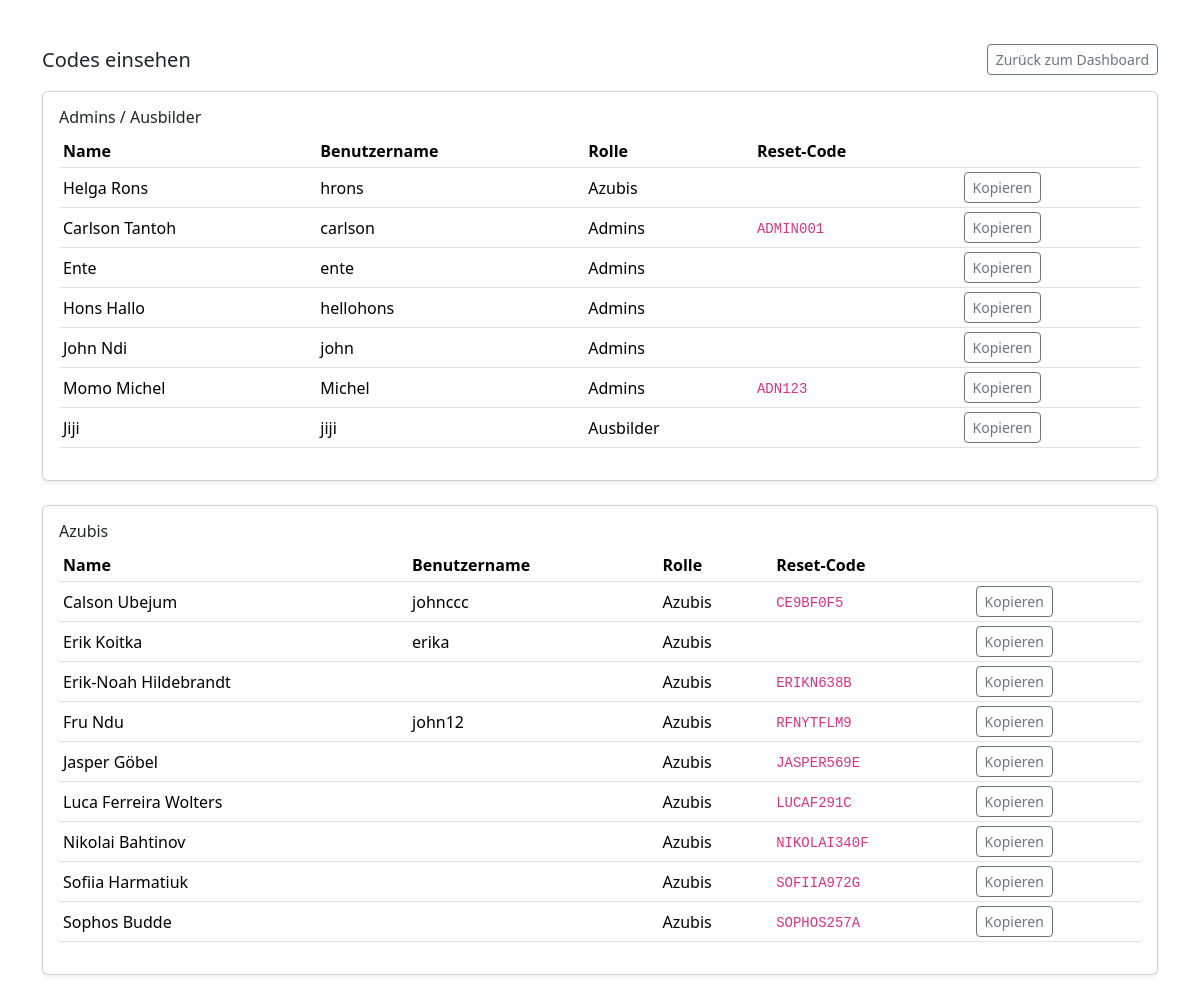
The page /codes.php (signed in) on the database its author committed.
### tables this page shows
CREATE TABLE `users` (
  `id` int(11) NOT NULL,
  `username` varchar(100) NOT NULL,
  `password_hash` varchar(255) NOT NULL,
  `full_name` varchar(255) NOT NULL,
  `role` enum('admin','ausbilder') DEFAULT 'ausbilder',
  `created_at` timestamp NOT NULL DEFAULT current_timestamp(),
  `reset_code` varchar(100) DEFAULT NULL
);

CREATE TABLE `azubis` (
  `id` int(11) NOT NULL,
  `name` varchar(255) NOT NULL,
  `username` varchar(100) DEFAULT NULL,
  `password_hash` varchar(255) DEFAULT NULL,
  `default_code` varchar(100) NOT NULL,
  `role` enum('azubi') DEFAULT 'azubi',
  `created_at` timestamp NOT NULL DEFAULT current_timestamp(),
  `updated_at` timestamp NOT NULL DEFAULT current_timestamp() ON UPDATE current_timestamp(),
  `reset_code` varchar(100) DEFAULT NULL
);

### codes.php (the view, shortened to what this page needs)
<?php
require_once 'db_connect.php';
function normalize_role($role) {
    $role = strtolower(trim((string)$role));
    if ($role === 'admins' || $role === 'admin') return 'admin';
    if ($role === 'ausbilder') return 'ausbilder';
    return $role !== '' ? $role : 'azubi';
}
function role_label($role) {
    if ($role === 'admin') return 'Admins';
    if ($role === 'ausbilder') return 'Ausbilder';
    return 'Azubis';
}
$users = [];
$azubis = [];
try {
    $stmt = $conn->prepare("SELECT username, full_name, role, reset_code FROM users ORDER BY role, full_name");
    $stmt->execute();
    $users = $stmt->fetchAll(PDO::FETCH_ASSOC);
    $stmt = $conn->prepare("SELECT username, name, role, default_code, reset_code FROM azubis ORDER BY name");
    $stmt->execute();
    $azubis = $stmt->fetchAll(PDO::FETCH_ASSOC);
} catch (PDOException $e) {
    $error = "Datenbankfehler: " . $e->getMessage();
}
?>
<!DOCTYPE html>
<html lang="de">
<head>
    <link rel="stylesheet" href="style.css">
    <link href="https://cdn.jsdelivr.net/npm/bootstrap@5.3.2/dist/css/bootstrap.min.css" rel="stylesheet">
</head>
<body>
<div class="container py-4">
    <div class="d-flex align-items-center justify-content-between flex-wrap gap-2 mb-3">
        <h1 class="h5 mb-0">Codes einsehen</h1>
        <a class="btn btn-outline-secondary btn-sm" href="welcome.php">Zurück zum Dashboard</a>
    </div>
    <div class="card shadow-sm mb-4">
        <div class="card-body">
            <h2 class="h6">Admins / Ausbilder</h2>
            <div class="table-responsive">
                <table class="table table-sm align-middle">
                    <thead>
                        <tr>
                            <th>Name</th>
                            <th>Benutzername</th>
                            <th>Rolle</th>
                            <th>Reset-Code</th>
                            <th></th>
                        </tr>
                    </thead>
                    <tbody>
                        <?php foreach ($users as $u): ?>
                            <tr>
                                <td><?php echo htmlspecialchars($u['full_name']); ?></td>
                                <td><?php echo htmlspecialchars($u['username']); ?></td>
                                <td><?php echo role_label(normalize_role($u['role'])); ?></td>
                                <td><code><?php echo htmlspecialchars($u['reset_code'] ?? ''); ?></code></td>
                                <td><button class="btn btn-outline-secondary btn-sm" data-copy="<?php echo htmlspecialchars($u['reset_code'] ?? ''); ?>">Kopieren</button></td>
                            </tr>
                        <?php endforeach; ?>
                    </tbody>
                </table>
            </div>
        </div>
    </div>
    <div class="card shadow-sm">
        <div class="card-body">
            <h2 class="h6">Azubis</h2>
            <div class="table-responsive">
                <table class="table table-sm align-middle">
                    <thead>
                        <tr>
                            <th>Name</th>
                            <th>Benutzername</th>
                            <th>Rolle</th>
                            <th>Reset-Code</th>
                            <th></th>
                        </tr>
                    </thead>
                    <tbody>
                        <?php foreach ($azubis as $a): ?>
                            <?php $code = $a['reset_code'] ?: $a['default_code']; ?>
                            <tr>
                                <td><?php echo htmlspecialchars($a['name']); ?></td>
                                <td><?php echo htmlspecialchars($a['username'] ?? ''); ?></td>
                                <td><?php echo role_label('azubi'); ?></td>
                                <td><code><?php echo htmlspecialchars($code); ?></code></td>
                                <td><button class="btn btn-outline-secondary btn-sm" data-copy="<?php echo htmlspecialchars($code); ?>">Kopieren</button></td>
                            </tr>
                        <?php endforeach; ?>
                    </tbody>
                </table>
            </div>
        </div>
    </div>
</div>
</body>
</html>

### style.css (style rules this page uses)
body { font-family: Arial, sans-serif; display: flex; justify-content: center; min-height: 100vh; background-color: #f0f2f5; margin: 0; padding: 20px; box-sizing: border-box; flex-direction: column; align-items: center; }

### rows shown on the page
users: full_name "Helga Rons", username "hrons", role "Azubis"
users: full_name "Carlson Tantoh", username "carlson", role "Admins", reset_code "ADMIN001"
users: full_name "Ente", username "ente", role "Admins"
users: full_name "Hons Hallo", username "hellohons", role "Admins"
users: full_name "John Ndi", username "john", role "Admins"
users: full_name "Momo Michel", username "Michel", role "Admins", reset_code "ADN123"
users: full_name "Jiji", username "jiji", role "Ausbilder"
azubis: name "Calson Ubejum", username "johnccc", reset_code "CE9BF0F5"
azubis: name "Erik Koitka", username "erika"
azubis: name "Erik-Noah Hildebrandt", reset_code "ERIKN638B"
azubis: name "Fru Ndu", username "john12", reset_code "RFNYTFLM9"
azubis: name "Jasper Göbel", reset_code "JASPER569E"
azubis: name "Luca Ferreira Wolters", reset_code "LUCAF291C"
azubis: name "Nikolai Bahtinov", reset_code "NIKOLAI340F"
azubis: name "Sofiia Harmatiuk", reset_code "SOFIIA972G"
azubis: name "Sophos Budde", reset_code "SOPHOS257A"
